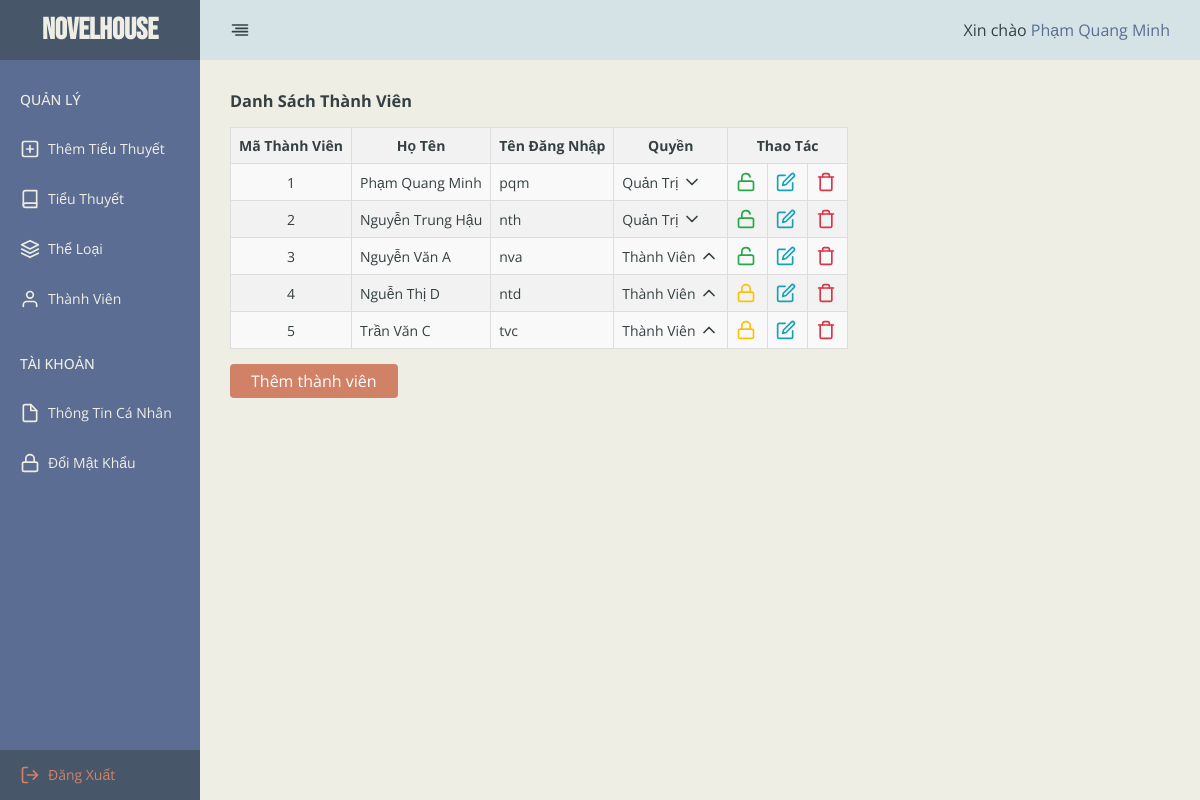
Page /admin/index.php?path=pages/main/users/user_list (signed in) on the committed database.
### tables this page shows
CREATE TABLE `users` (
  `user_id` int(10) NOT NULL,
  `full_name` varchar(50) NOT NULL,
  `username` varchar(50) NOT NULL,
  `password` varchar(100) NOT NULL,
  `role` tinyint(1) NOT NULL,
  `active` tinyint(1) NOT NULL
);

### admin/pages/main/users/user_list.php (the view, shortened to what this page needs)
<?php
$sql = "SELECT * FROM users";
$result = $connect->query($sql);
$users = [];
while ($row = $result->fetch_array(MYSQLI_ASSOC)) {
    $users[] = $row;
}
?>
<h3 class="title">Danh Sách Thành Viên</h3>
<table>
    <tr>
        <th>Mã Thành Viên</th>
        <th>Họ Tên</th>
        <th>Tên Đăng Nhập</th>
        <th>Quyền</th>
        <th colspan="3">Thao Tác</th>
    </tr>
    <?php foreach ($users as $user) : ?>
        <tr>
            <td><?= $user['user_id'] ?></td>
            <td>
                <p><?= $user['full_name'] ?></p>
            </td>
            <td>
                <p><?= $user['username'] ?></p>
            </td>
            <?php if ($user['role'] === '1') { ?>
                <td>
                    <span>Quản Trị</span>
                    <a href="index.php?path=pages/main/users/user_permissions&user_id=<?= $user['user_id'] ?>&role=0">
                        <svg xmlns="http://www.w3.org/2000/svg" width="20" height="20" viewBox="0 0 24 24" fill="none" stroke="#364042" stroke-width="2" stroke-linecap="round" stroke-linejoin="round" class="icon icon-chevron-down">
                            <polyline points="6 9 12 15 18 9"></polyline>
                        </svg>
                    </a>
                </td>
            <?php } else { ?>
                <td>
                    <span>Thành Viên</span>
                    <a href="index.php?path=pages/main/users/user_permissions&user_id=<?= $user['user_id'] ?>&role=1">
                        <svg xmlns="http://www.w3.org/2000/svg" width="20" height="20" viewBox="0 0 24 24" fill="none" stroke="#364042" stroke-width="2" stroke-linecap="round" stroke-linejoin="round" class="icon icon-chevron-up">
                            <polyline points="18 15 12 9 6 15"></polyline>
                        </svg>
                    </a>
                </td>
            <?php } ?>
            <?php if ($user['active'] === '1') { ?>
                <td>
                    <a href="index.php?path=pages/main/users/user_permissions&user_id=<?= $user['user_id'] ?>&active=0">
                        <svg xmlns="http://www.w3.org/2000/svg" width="20" height="20" viewBox="0 0 24 24" fill="none" stroke="#364042" stroke-width="2" stroke-linecap="round" stroke-linejoin="round" class="icon icon-unlock">
                            <rect x="3" y="11" width="18" height="11" rx="2" ry="2"></rect>
                            <path d="M7 11V7a5 5 0 0 1 9.9-1"></path>
                        </svg>
                    </a>
                </td>
            <?php } else { ?>
                <td>
                    <a href="index.php?path=pages/main/users/user_permissions&user_id=<?= $user['user_id'] ?>&active=1">
                        <svg xmlns="http://www.w3.org/2000/svg" width="20" height="20" viewBox="0 0 24 24" fill="none" stroke="#364042" stroke-width="2" stroke-linecap="round" stroke-linejoin="round" class="icon icon-lock">
                            <rect x="3" y="11" width="18" height="11" rx="2" ry="2"></rect>
                            <path d="M7 11V7a5 5 0 0 1 10 0v4"></path>
                        </svg>
                    </a>
                </td>
            <?php } ?>
            <td>
                <a href="index.php?path=pages/main/users/user_edit&user_id=<?= $user['user_id'] ?>">
                </a>
            </td>
            <td>
                <a class="btn-remove" href="index.php?path=pages/main/users/user_remove&user_id=<?= $user['user_id'] ?>">
                </a>
            </td>
        </tr>
    <?php endforeach ?>
</table>
<a class="btn btn-link" href="index.php?path=pages/main/users/user_regis">Thêm thành viên</a>

### admin/assets/css/utility.css (style rules this page uses)
:root { --quaternary-color: #efeee5; --tertiary-color: #f0e2d2; --secondary-color: #d5e3e6; --primary-color: #5b6d92; --accent-color: #d18266; --text-color: #364042; --dark-color-90: rgb(54 64 66 / 90%); --dark-color-50: rgb(54 64 66 / 50%); --white-color: #ffffff; --danger-color: #dc3545; --warning-color: #ffc107; --info-color: #17a2b8; --success-color: #28a745; }
html { font-family: 'Open Sans', sans-serif; }
body { font-family: 'Open Sans', sans-serif; font-size: 14px; color: var(--text-color); }
a { color: var(--text-color); outline: none; cursor: pointer; }
.btn { padding: 5px 20px; border: 1px solid transparent; border-radius: 4px; text-align: center; font-size: 16px; cursor: pointer; transition: all 0.3s ease; background-color: var(--accent-color); color: var(--white-color); }
.btn-link { display: inline-block; margin-top: 15px; }
h3.title { margin-bottom: 15px; text-transform: capitalize; }
table { border-collapse: collapse; table-layout: fixed; width: auto; text-align: center; }
th { background-color: #f2f2f2; border: 1px solid #ddd; padding: 8px; text-align: center; text-wrap: nowrap; }
td { border: 1px solid #ddd; padding: 8px; }
td p, td:has(a) { text-align: left; }
td:has(svg):not(:has(span)) { width: 40px; }
td:has(svg) svg { display: inline-block; }
tr { background-color: #f9f9f9; }
tr:nth-child(odd) { background-color: #f2f2f2; }
.icon-edit { stroke: var(--info-color); }
.icon-trash { stroke: var(--danger-color); }
.icon-lock { stroke: var(--warning-color); }
.icon-unlock { stroke: var(--success-color); }

### rows in the picture
users: user_id "1", full_name "Phạm Quang Minh", username "pqm"
users: user_id "2", full_name "Nguyễn Trung Hậu", username "nth"
users: user_id "3", full_name "Nguyễn Văn A", username "nva"
users: user_id "4", full_name "Nguễn Thị D", username "ntd"
users: user_id "5", full_name "Trần Văn C", username "tvc"

### other values in the picture
$_SESSION['full_name'] "Phạm Quang Minh"
